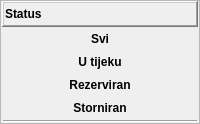
          <widget class="QFrame" name="fraStatus">
           <property name="sizePolicy">
            <sizepolicy hsizetype="Preferred" vsizetype="Maximum">
             <horstretch>0</horstretch>
             <verstretch>0</verstretch>
            </sizepolicy>
           </property>
           <property name="frameShape">
            <enum>QFrame::StyledPanel</enum>
           </property>
           <property name="frameShadow">
            <enum>QFrame::Raised</enum>
           </property>
           <layout class="QVBoxLayout" name="verticalLayout_8">
            <property name="spacing">
             <number>1</number>
            </property>
            <property name="leftMargin">
             <number>1</number>
            </property>
            <property name="topMargin">
             <number>0</number>
            </property>
            <property name="rightMargin">
             <number>1</number>
            </property>
            <property name="bottomMargin">
             <number>0</number>
            </property>
            <item>
             <widget class="QFrame" name="fraStatusTitle">
              <property name="sizePolicy">
               <sizepolicy hsizetype="Preferred" vsizetype="Maximum">
                <horstretch>0</horstretch>
                <verstretch>0</verstretch>
               </sizepolicy>
              </property>
              <property name="frameShape">
               <enum>QFrame::WinPanel</enum>
              </property>
              <property name="frameShadow">
               <enum>QFrame::Raised</enum>
              </property>
              <layout class="QHBoxLayout" name="horizontalLayout_13">
               <property name="spacing">
                <number>1</number>
               </property>
               <property name="leftMargin">
                <number>1</number>
               </property>
               <property name="topMargin">
                <number>0</number>
               </property>
               <property name="rightMargin">
                <number>1</number>
               </property>
               <property name="bottomMargin">
                <number>0</number>
               </property>
               <item>
                <widget class="QLabel" name="lblStatusTitle">
                 <property name="font">
                  <font>
                   <weight>75</weight>
                   <bold>true</bold>
                  </font>
                 </property>
                 <property name="text">
                  <string>Status</string>
                 </property>
                </widget>
               </item>
               <item>
                <widget class="QPushButton" name="pushButton_9">
                 <property name="sizePolicy">
                  <sizepolicy hsizetype="Maximum" vsizetype="Fixed">
                   <horstretch>0</horstretch>
                   <verstretch>0</verstretch>
                  </sizepolicy>
                 </property>
                 <property name="text">
                  <string/>
                 </property>
                 <property name="icon">
                  <iconset resource="../../resources/DonatForm.qrc">
                   <normaloff>:/InDonat/Forms/images/ig_menuGreenUp.gif</normaloff>:/InDonat/Forms/images/ig_menuGreenUp.gif</iconset>
                 </property>
                 <property name="iconSize">
                  <size>
                   <width>16</width>
                   <height>24</height>
                  </size>
                 </property>
                 <property name="flat">
                  <bool>true</bool>
                 </property>
                </widget>
               </item>
              </layout>
             </widget>
            </item>
            <item>
             <widget class="QFrame" name="fraStatusButtons">
              <property name="sizePolicy">
               <sizepolicy hsizetype="Preferred" vsizetype="Maximum">
                <horstretch>0</horstretch>
                <verstretch>0</verstretch>
               </sizepolicy>
              </property>
              <property name="frameShape">
               <enum>QFrame::NoFrame</enum>
              </property>
              <property name="frameShadow">
               <enum>QFrame::Raised</enum>
              </property>
              <layout class="QVBoxLayout" name="verticalLayout_24">
               <property name="spacing">
                <number>1</number>
               </property>
               <property name="leftMargin">
                <number>1</number>
               </property>
               <property name="topMargin">
                <number>0</number>
               </property>
               <property name="rightMargin">
                <number>1</number>
               </property>
               <property name="bottomMargin">
                <number>0</number>
               </property>
               <item>
                <widget class="QPushButton" name="btnStatusSvi">
                 <property name="font">
                  <font>
                   <weight>75</weight>
                   <bold>true</bold>
                  </font>
                 </property>
                 <property name="cursor">
                  <cursorShape>PointingHandCursor</cursorShape>
                 </property>
                 <property name="text">
                  <string>Svi</string>
                 </property>
                 <property name="icon">
                  <iconset resource="../../resources/DonatForm.qrc">
                   <normaloff>:/InDonat/Forms/images/dll-icon.jpg</normaloff>:/InDonat/Forms/images/dll-icon.jpg</iconset>
                 </property>
                 <property name="autoExclusive">
                  <bool>true</bool>
                 </property>
                 <property name="flat">
                  <bool>true</bool>
                 </property>
                </widget>
               </item>
               <item>
                <widget class="QPushButton" name="btnStatusUtijeku">
                 <property name="font">
                  <font>
                   <weight>75</weight>
                   <bold>true</bold>
                  </font>
                 </property>
                 <property name="cursor">
                  <cursorShape>PointingHandCursor</cursorShape>
                 </property>
                 <property name="text">
                  <string>U tijeku</string>
                 </property>
                 <property name="icon">
                  <iconset resource="../../resources/DonatForm.qrc">
                   <normaloff>:/InDonat/Forms/images/dll-icon.jpg</normaloff>:/InDonat/Forms/images/dll-icon.jpg</iconset>
                 </property>
                 <property name="autoExclusive">
                  <bool>true</bool>
                 </property>
                 <property name="flat">
                  <bool>true</bool>
                 </property>
                </widget>
               </item>
               <item>
                <widget class="QPushButton" name="btnStatusRezerviran">
                 <property name="font">
                  <font>
                   <weight>75</weight>
                   <bold>true</bold>
                  </font>
                 </property>
                 <property name="cursor">
                  <cursorShape>PointingHandCursor</cursorShape>
                 </property>
                 <property name="text">
                  <string>Rezerviran</string>
                 </property>
                 <property name="icon">
                  <iconset resource="../../resources/DonatForm.qrc">
                   <normaloff>:/InDonat/Forms/images/dll-icon.jpg</normaloff>:/InDonat/Forms/images/dll-icon.jpg</iconset>
                 </property>
                 <property name="autoExclusive">
                  <bool>true</bool>
                 </property>
                 <property name="flat">
                  <bool>true</bool>
                 </property>
                </widget>
               </item>
               <item>
                <widget class="QPushButton" name="btnStatusStorniran">
                 <property name="font">
                  <font>
                   <weight>75</weight>
                   <bold>true</bold>
                  </font>
                 </property>
                 <property name="cursor">
                  <cursorShape>PointingHandCursor</cursorShape>
                 </property>
                 <property name="text">
                  <string>Storniran</string>
                 </property>
                 <property name="icon">
                  <iconset resource="../../resources/DonatForm.qrc">
                   <normaloff>:/InDonat/Forms/images/dll-icon.jpg</normaloff>:/InDonat/Forms/images/dll-icon.jpg</iconset>
                 </property>
                 <property name="autoExclusive">
                  <bool>true</bool>
                 </property>
                 <property name="flat">
                  <bool>true</bool>
                 </property>
                </widget>
               </item>
               <item>
                <widget class="Line" name="line_2">
                 <property name="orientation">
                  <enum>Qt::Horizontal</enum>
                 </property>
                </widget>
               </item>
              </layout>
             </widget>
            </item>
           </layout>
          </widget>
